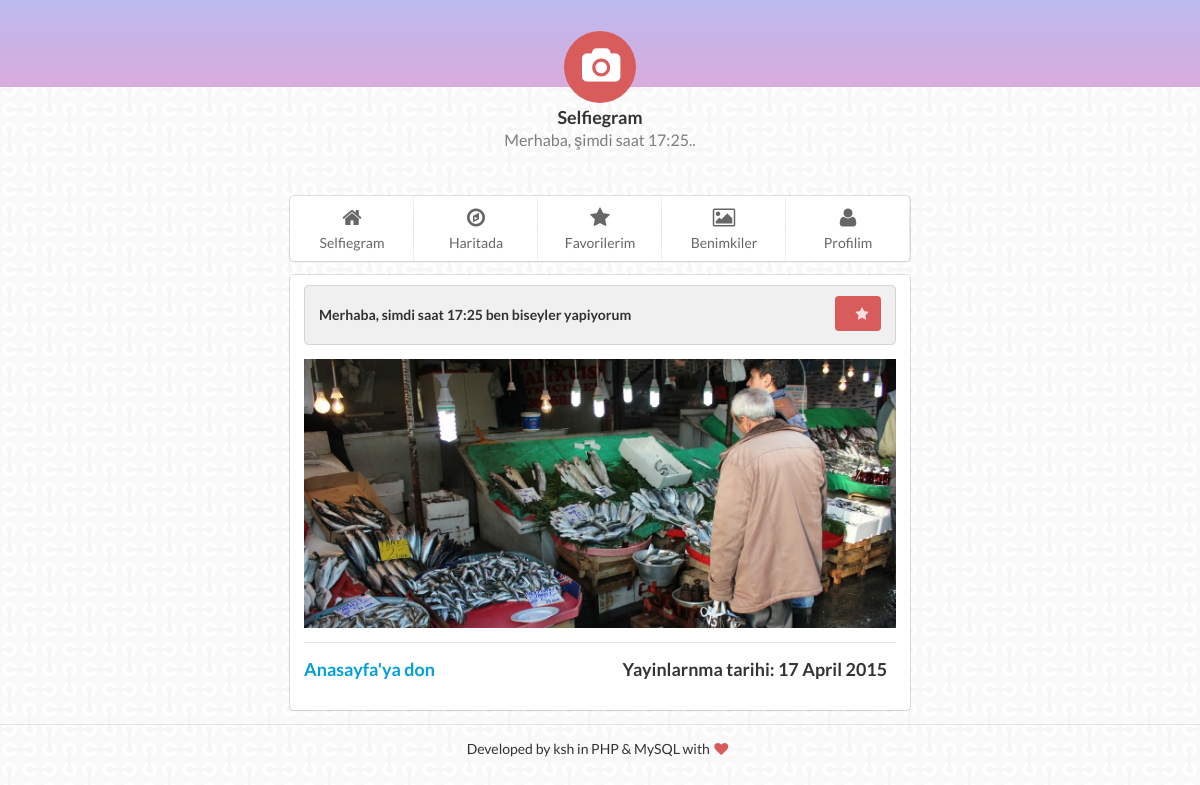
The page /?action=view&photoId=6 on the database as committed earlier.
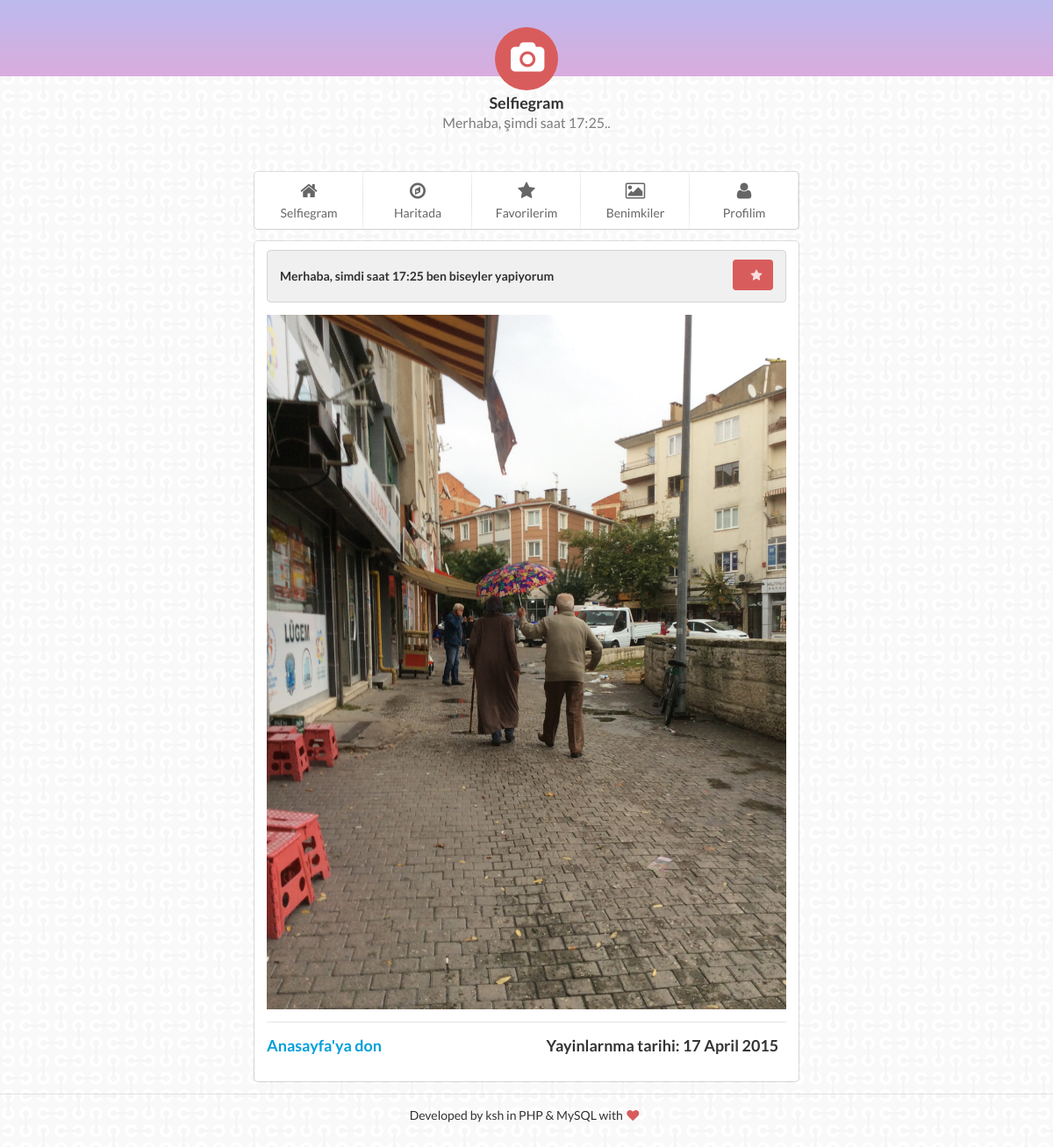
The same page on the database as committed later.
### tables this page shows
CREATE TABLE photos
(
  id              smallint unsigned NOT NULL auto_increment,
  userid          smallint NOT NULL,
  publicationDate date NOT NULL,
  title           varchar(255),
  image           varchar(255) NOT NULL,
  lat             float(10, 6) NOT NULL,
  lng             float(10, 6) NOT NULL,
  content         mediumtext NOT NULL,

  PRIMARY KEY     (id)
);

### classes/Photo.php (called while the page is built, shortened)
<?php
class Photo
{
  public function __construct( $data=array() ) {
    if ( isset( $data['id'] ) ) $this->id = (int) $data['id'];
    if ( isset( $data['publicationDate'] ) ) $this->publicationDate = (int) $data['publicationDate'];
    if ( isset( $data['title'] ) ) $this->title = preg_replace ( "/[^\.\,\-\_\'\"\@\?\!\:\$ a-zA-Z0-9()]/", "", $data['title'] );
    if ( isset( $data['image'] ) ) $this->image = $data['image'];
    if ( isset( $data['content'] ) ) $this->content = $data['content'];
  }
  public static function getById( $id ) {
    $conn = new PDO( DB_DSN, DB_USERNAME, DB_PASSWORD );
    $sql = "SELECT *, UNIX_TIMESTAMP(publicationDate) AS publicationDate FROM photos WHERE id = :id";
    $st = $conn->prepare( $sql );
    $st->bindValue( ":id", $id, PDO::PARAM_INT );
    $st->execute();
    $row = $st->fetch();
    if ( $row ) return new Photo( $row );
  }
}
?>

### templates/view.php (the view)
<?php include "templates/include/header.php" ?>
<div class="ui segment" style="">
    <h1 class="ui block header">
    <div class="ui grid">
        <div class="fourteen wide column">
            <?php echo $results['photo']->content?>
        </div>
        <div class="two wide column">
            <a href="index.php?action=favoritesAdd&amp;photoid=<?php echo $results['photo']->id ?>" class="ui fluid red button"><i class="star icon"></i></a>
        </div>
    </div>
    </h1>
    <img src="<?php echo $results['photo']->image ?> " alt="" width="100%">
    <div class="ui divider"></div>
    <div class="ui left floated header">
        <a href="./">Anasayfa'ya don</a>
    </div>
    <div class="ui right floated header">
        Yayinlarnma tarihi: <?php echo date('j F Y', $results['photo']->publicationDate)?>
    </div>
</div>
<?php include "templates/include/footer.php" ?>

Rows that differ between the two databases and show on the page:
changed photos "Merhaba, simdi saat 17:25 ben biseyler yapiyorum": image: a different picture
